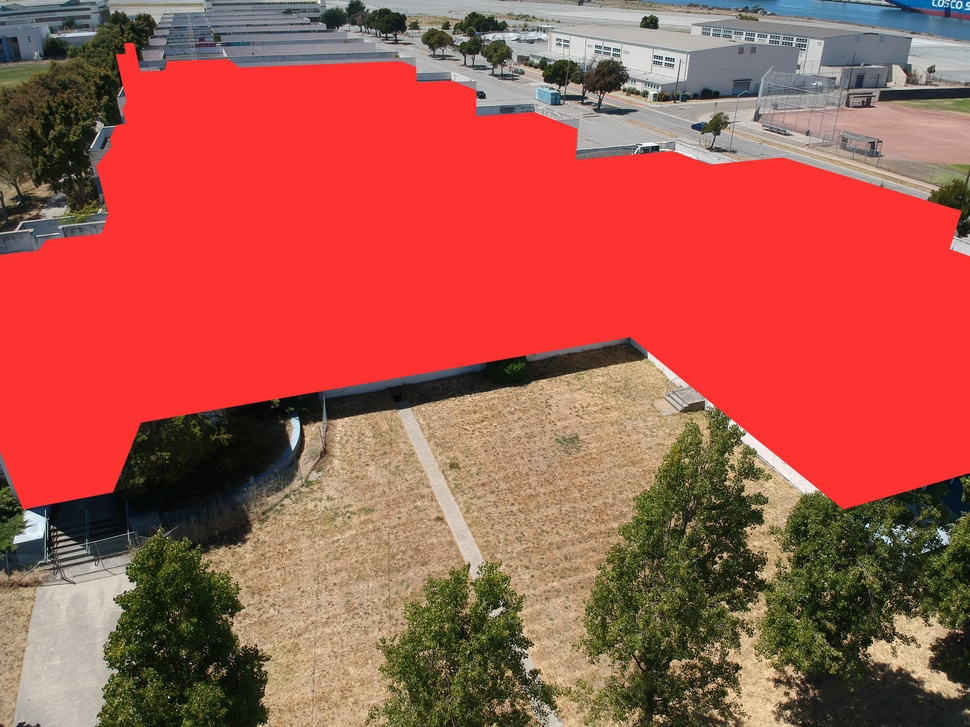
#> input picture image_processing/test_images/DJI_0041.JPG, 970 x 727 px, shrunk from 3968 x 2976 before the run
$ python -i contour_extraction.py   (imports and definitions only)
#> lines starting #> are read from the running program, lines starting #| are printed output that depends on the picture; after the words box and inside, x2 and y2 are one past the last pixel; in counts of white or black regions, pixels touching at a corner belong together
import cv2
import numpy as np
from shapely import geometry
import image_processing.utils
import matplotlib.pyplot as plt

"""Loads a list of contours from a file."""
def load_contours(contour_file):
    with open(contour_file, 'r') as f:
        lines = f.readlines()
        num_contours = int(lines[0].strip('\n'))
        contours = []
        curr_contour = []
        contour_length = None
        counter = 0
        for line in lines[1:]:
            line = line.strip('\n')
            if contour_length is None:
                contour_length = int(line)
                counter = 0
                if len(curr_contour) > 0:
                    contours.append(curr_contour)
                curr_contour = []
            else:
                pixel_index = [int(i) for i in line.split()]
                curr_contour.append(pixel_index)
                counter += 1
                if counter == contour_length:
                    contour_length = None
    return contours

"""Computes a list of contours and writes to a file."""
def extract_contours_to_file(image_file, out_filename):
#> called with image_file = 'test_images/DJI_0041.JPG', out_filename = 'out.png'
    image = cv2.imread(image_file)
#> image is the input picture: shape (727, 970, 3); mean B, G, R 74.7, 86.6, 171
    im_bw = 255 - cv2.cvtColor(image, cv2.COLOR_RGB2GRAY)
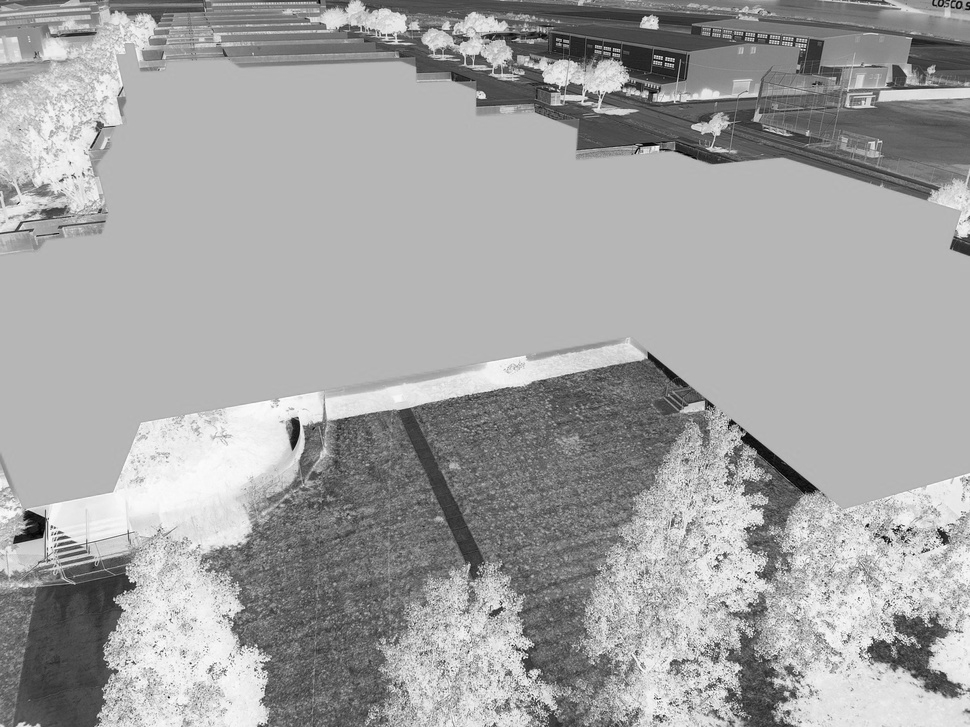
#> im_bw: shape (727, 970); min 0, max 254, mean 162.3
    (thresh, binarized_im) = cv2.threshold(im_bw, 40.0, 255.0, 0)
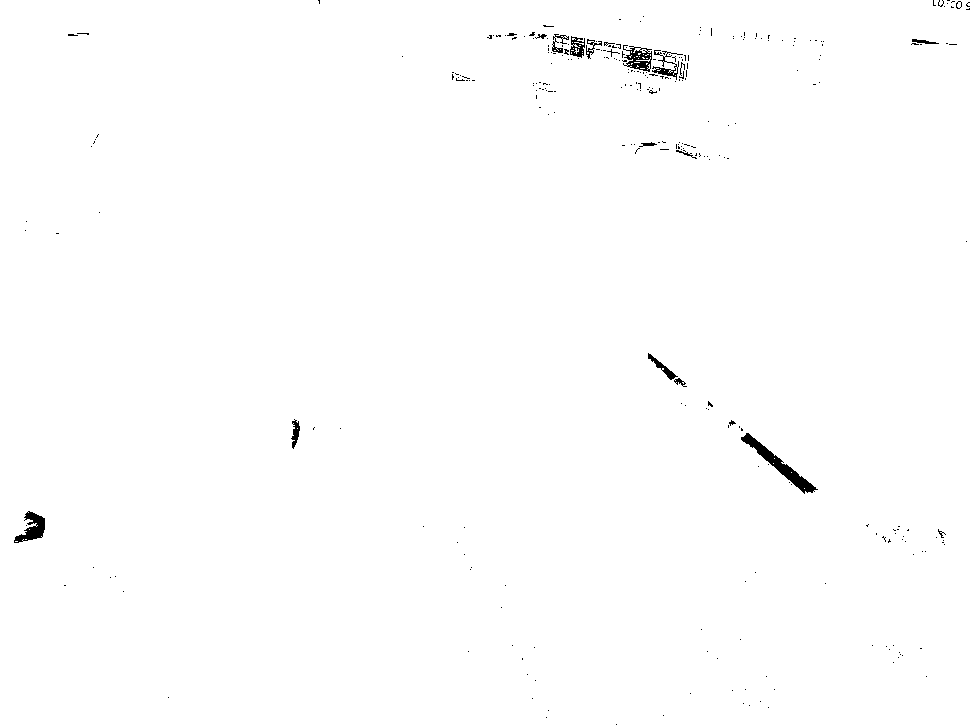
#> binarized_im: shape (727, 970); 99.5% white; 300 black regions (280 under 20 px)

    contours, hierarchy = cv2.findContours(binarized_im, cv2.RETR_TREE, cv2.CHAIN_APPROX_SIMPLE)
#> contours = 432 contours, 396 with area under 20; largest, box (x1, y1, x2, y2) and area: (0, 0, 970, 727) 703445, (740, 432, 819, 495) 953, (13, 510, 46, 544) 560, (623, 46, 653, 73) 504, (569, 35, 586, 59) 282

    with open(out_filename, 'w') as filehandle:
        filehandle.write('%s\n' % len(contours))
        for contour in contours:
            filehandle.write('%s\n' % len(contour))
            for pixel in contour:
                filehandle.write('%s %s\n' % (pixel[0][0], pixel[0][1]))
#> this loop made 432 passes
#> contour on passes 2 to 4: [[615, 724], [616, 723], [617, 724], [616, 725]], [[545, 717], [546, 716], [547, 717], [546, 718]], [[662, 715], [663, 714], [664, 715], [663, 716]]

    simplified_contours = []
    for contour in contours:
        simplified_contours.append(simplify(contour, 0.1))
#> this loop made 1 pass
#> after the loop, simplified_contours = []
    cv2.drawContours(image, contours, -1, (0, 255, 0), 3)
    cv2.imshow('Contours', image)
    cv2.waitKey(0)
    cv2.destroyAllWindows()

"""Extracts a set of contours from an image file, as a list."""
def extract_contours(image_file):
    image = cv2.imread(image_file)
    im_bw = 255 - cv2.cvtColor(image, cv2.COLOR_RGB2GRAY)
    (thresh, binarized_im) = cv2.threshold(im_bw, 40.0, 255.0, 0)
    contours, hierarchy = cv2.findContours(binarized_im, cv2.RETR_TREE, cv2.CHAIN_APPROX_SIMPLE)
    contour_list = [[[pixel[0][0], pixel[0][1]] for pixel in contour] for contour in contours]
    return contour_list

#> (the run stopped early here; a loop or call above may not have finished)

$ run again, on image_processing/test_images/DJI_0090.JPG
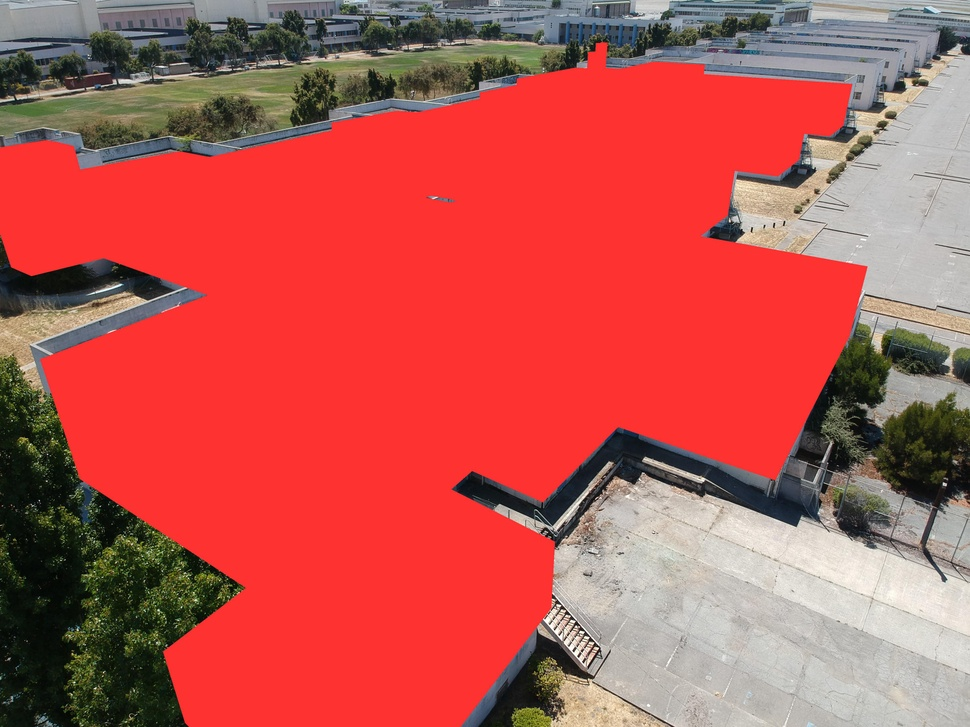
#> input picture image_processing/test_images/DJI_0090.JPG, 970 x 727 px, shrunk from 3968 x 2976 before the run
#> in extract_contours_to_file, image is the input picture: shape (727, 970, 3); mean B, G, R 81.2, 86.1, 188.6
#> in extract_contours_to_file, `im_bw = 255 - cv2.cvtColor(image, cv2.COLOR_RGB2GRAY)`:
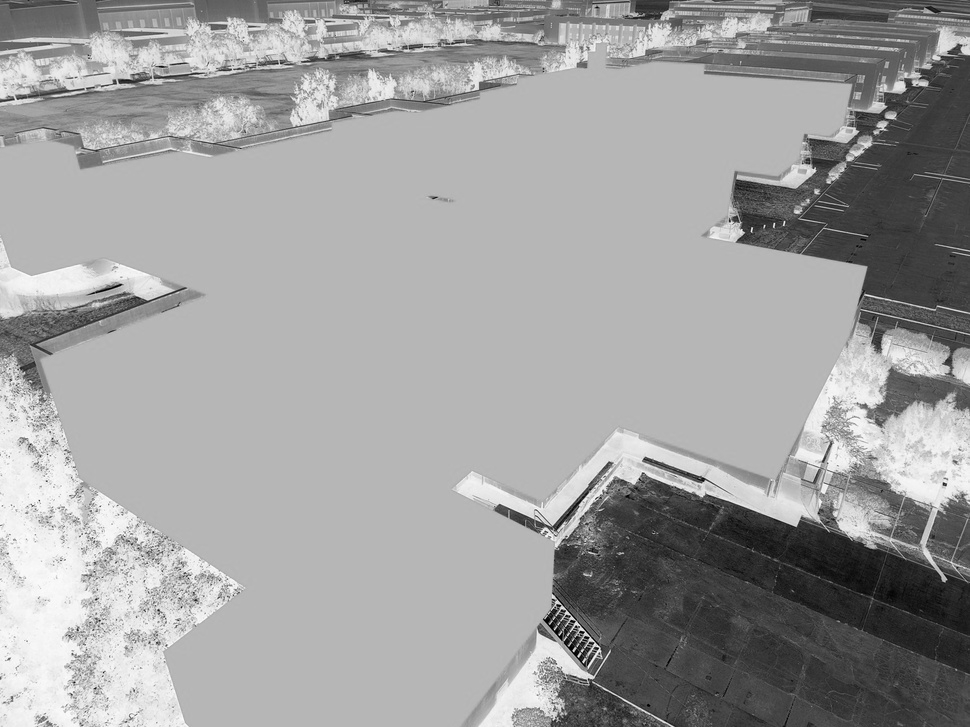
#> im_bw: shape (727, 970); min 1, max 254, mean 158.7
#> in extract_contours_to_file, `(thresh, binarized_im) = cv2.threshold(im_bw, 40.0, 255.0, 0)`:
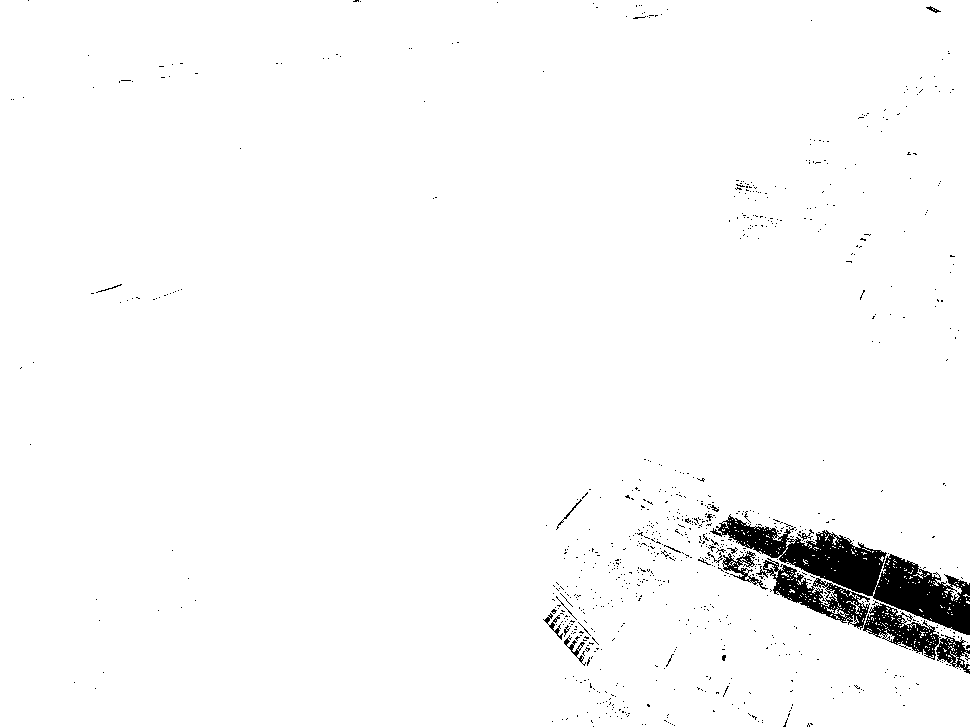
#> binarized_im: shape (727, 970); 97.6% white; 847 black regions (830 under 20 px)
#> contours = 1663 contours, 1622 with area under 20; largest, box (x1, y1, x2, y2) and area: (0, 0, 970, 727) 698196, (778, 529, 888, 597) 3978, (771, 564, 870, 631) 2610, (862, 602, 940, 661) 2062, (717, 514, 792, 559) 1582
#> the loop in extract_contours_to_file, `for contour in contours:` made 1663 passes
#> contour on passes 1, 4, 6: [[969, 670]], [[948, 658]], [[946, 654], [946, 655]]
#> the loop in extract_contours_to_file, `for contour in contours:` made 1 pass
#> after the loop in extract_contours_to_file, `for contour in contours:`: simplified_contours = []
